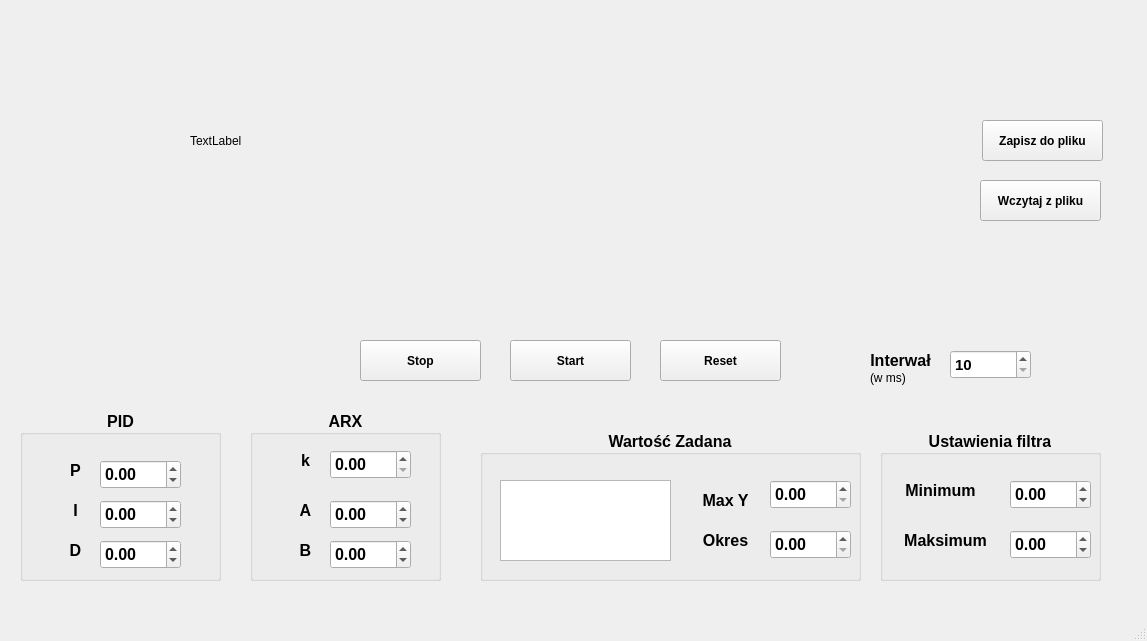
<?xml version="1.0" encoding="UTF-8"?>
<ui version="4.0">
 <class>Symulator</class>
 <widget class="QMainWindow" name="Symulator">
  <property name="geometry">
   <rect>
    <x>0</x>
    <y>0</y>
    <width>1147</width>
    <height>641</height>
   </rect>
  </property>
  <property name="windowTitle">
   <string>Symulator</string>
  </property>
  <widget class="QWidget" name="centralwidget">
   <widget class="QPushButton" name="button_zapisz">
    <property name="geometry">
     <rect>
      <x>982</x>
      <y>120</y>
      <width>121</width>
      <height>41</height>
     </rect>
    </property>
    <property name="font">
     <font>
      <bold>true</bold>
     </font>
    </property>
    <property name="text">
     <string>Zapisz do pliku</string>
    </property>
   </widget>
   <widget class="QPushButton" name="button_wczytaj">
    <property name="geometry">
     <rect>
      <x>980</x>
      <y>180</y>
      <width>121</width>
      <height>41</height>
     </rect>
    </property>
    <property name="font">
     <font>
      <bold>true</bold>
     </font>
    </property>
    <property name="text">
     <string>Wczytaj z pliku</string>
    </property>
   </widget>
   <widget class="QGroupBox" name="groupBox_PID">
    <property name="geometry">
     <rect>
      <x>20</x>
      <y>410</y>
      <width>201</width>
      <height>171</height>
     </rect>
    </property>
    <property name="font">
     <font>
      <pointsize>12</pointsize>
      <bold>true</bold>
     </font>
    </property>
    <property name="title">
     <string>PID</string>
    </property>
    <property name="alignment">
     <set>Qt::AlignCenter</set>
    </property>
    <widget class="QDoubleSpinBox" name="spinbox_D">
     <property name="geometry">
      <rect>
       <x>80</x>
       <y>130</y>
       <width>81</width>
       <height>29</height>
      </rect>
     </property>
     <property name="minimum">
      <double>-99.989999999999995</double>
     </property>
    </widget>
    <widget class="QDoubleSpinBox" name="spinbox_I">
     <property name="geometry">
      <rect>
       <x>80</x>
       <y>90</y>
       <width>81</width>
       <height>29</height>
      </rect>
     </property>
     <property name="minimum">
      <double>-99.989999999999995</double>
     </property>
    </widget>
    <widget class="QLabel" name="label_D">
     <property name="geometry">
      <rect>
       <x>40</x>
       <y>130</y>
       <width>31</width>
       <height>20</height>
      </rect>
     </property>
     <property name="font">
      <font>
       <pointsize>12</pointsize>
       <bold>true</bold>
      </font>
     </property>
     <property name="text">
      <string>D</string>
     </property>
     <property name="textFormat">
      <enum>Qt::AutoText</enum>
     </property>
     <property name="alignment">
      <set>Qt::AlignCenter</set>
     </property>
    </widget>
    <widget class="QLabel" name="label_P">
     <property name="geometry">
      <rect>
       <x>40</x>
       <y>50</y>
       <width>31</width>
       <height>20</height>
      </rect>
     </property>
     <property name="font">
      <font>
       <pointsize>12</pointsize>
       <bold>true</bold>
      </font>
     </property>
     <property name="text">
      <string>P</string>
     </property>
     <property name="textFormat">
      <enum>Qt::AutoText</enum>
     </property>
     <property name="alignment">
      <set>Qt::AlignCenter</set>
     </property>
    </widget>
    <widget class="QLabel" name="label_I">
     <property name="geometry">
      <rect>
       <x>40</x>
       <y>90</y>
       <width>31</width>
       <height>20</height>
      </rect>
     </property>
     <property name="font">
      <font>
       <pointsize>12</pointsize>
       <bold>true</bold>
      </font>
     </property>
     <property name="text">
      <string>I</string>
     </property>
     <property name="textFormat">
      <enum>Qt::AutoText</enum>
     </property>
     <property name="alignment">
      <set>Qt::AlignCenter</set>
     </property>
    </widget>
    <widget class="QDoubleSpinBox" name="spinbox_P">
     <property name="geometry">
      <rect>
       <x>80</x>
       <y>50</y>
       <width>81</width>
       <height>29</height>
      </rect>
     </property>
     <property name="minimum">
      <double>-99.989999999999995</double>
     </property>
    </widget>
   </widget>
   <widget class="QGroupBox" name="groupBox_ARX">
    <property name="geometry">
     <rect>
      <x>250</x>
      <y>410</y>
      <width>191</width>
      <height>171</height>
     </rect>
    </property>
    <property name="font">
     <font>
      <pointsize>12</pointsize>
      <bold>true</bold>
     </font>
    </property>
    <property name="title">
     <string>ARX</string>
    </property>
    <property name="alignment">
     <set>Qt::AlignCenter</set>
    </property>
    <widget class="QDoubleSpinBox" name="spinbox_B">
     <property name="geometry">
      <rect>
       <x>80</x>
       <y>130</y>
       <width>81</width>
       <height>29</height>
      </rect>
     </property>
     <property name="minimum">
      <double>-99.989999999999995</double>
     </property>
    </widget>
    <widget class="QLabel" name="label_A">
     <property name="geometry">
      <rect>
       <x>40</x>
       <y>90</y>
       <width>31</width>
       <height>20</height>
      </rect>
     </property>
     <property name="font">
      <font>
       <pointsize>12</pointsize>
       <bold>true</bold>
      </font>
     </property>
     <property name="text">
      <string>A</string>
     </property>
     <property name="textFormat">
      <enum>Qt::AutoText</enum>
     </property>
     <property name="alignment">
      <set>Qt::AlignCenter</set>
     </property>
    </widget>
    <widget class="QLabel" name="label_k">
     <property name="geometry">
      <rect>
       <x>40</x>
       <y>40</y>
       <width>31</width>
       <height>20</height>
      </rect>
     </property>
     <property name="font">
      <font>
       <pointsize>12</pointsize>
       <bold>true</bold>
      </font>
     </property>
     <property name="text">
      <string>k</string>
     </property>
     <property name="textFormat">
      <enum>Qt::AutoText</enum>
     </property>
     <property name="alignment">
      <set>Qt::AlignCenter</set>
     </property>
    </widget>
    <widget class="QDoubleSpinBox" name="spinbox_A">
     <property name="geometry">
      <rect>
       <x>80</x>
       <y>90</y>
       <width>81</width>
       <height>29</height>
      </rect>
     </property>
     <property name="minimum">
      <double>-99.989999999999995</double>
     </property>
    </widget>
    <widget class="QLabel" name="label_B">
     <property name="geometry">
      <rect>
       <x>40</x>
       <y>130</y>
       <width>31</width>
       <height>20</height>
      </rect>
     </property>
     <property name="font">
      <font>
       <pointsize>12</pointsize>
       <bold>true</bold>
      </font>
     </property>
     <property name="text">
      <string>B</string>
     </property>
     <property name="textFormat">
      <enum>Qt::AutoText</enum>
     </property>
     <property name="alignment">
      <set>Qt::AlignCenter</set>
     </property>
    </widget>
    <widget class="QDoubleSpinBox" name="spinbox_k">
     <property name="geometry">
      <rect>
       <x>80</x>
       <y>40</y>
       <width>81</width>
       <height>29</height>
      </rect>
     </property>
    </widget>
   </widget>
   <widget class="QGroupBox" name="groupBox_WartoscZadana">
    <property name="geometry">
     <rect>
      <x>480</x>
      <y>430</y>
      <width>381</width>
      <height>151</height>
     </rect>
    </property>
    <property name="font">
     <font>
      <pointsize>12</pointsize>
      <bold>true</bold>
     </font>
    </property>
    <property name="title">
     <string>Wartość Zadana</string>
    </property>
    <property name="alignment">
     <set>Qt::AlignCenter</set>
    </property>
    <widget class="QListWidget" name="list_WartoscZadana">
     <property name="geometry">
      <rect>
       <x>20</x>
       <y>50</y>
       <width>171</width>
       <height>81</height>
      </rect>
     </property>
     <property name="layoutDirection">
      <enum>Qt::LeftToRight</enum>
     </property>
    </widget>
    <widget class="QLabel" name="label_maksimumY">
     <property name="geometry">
      <rect>
       <x>210</x>
       <y>60</y>
       <width>71</width>
       <height>20</height>
      </rect>
     </property>
     <property name="font">
      <font>
       <pointsize>12</pointsize>
       <bold>true</bold>
      </font>
     </property>
     <property name="text">
      <string>Max Y</string>
     </property>
     <property name="textFormat">
      <enum>Qt::AutoText</enum>
     </property>
     <property name="alignment">
      <set>Qt::AlignCenter</set>
     </property>
    </widget>
    <widget class="QDoubleSpinBox" name="spinbox_maksimumY">
     <property name="geometry">
      <rect>
       <x>290</x>
       <y>50</y>
       <width>81</width>
       <height>29</height>
      </rect>
     </property>
    </widget>
    <widget class="QLabel" name="label_okres">
     <property name="geometry">
      <rect>
       <x>210</x>
       <y>100</y>
       <width>71</width>
       <height>20</height>
      </rect>
     </property>
     <property name="font">
      <font>
       <pointsize>12</pointsize>
       <bold>true</bold>
      </font>
     </property>
     <property name="text">
      <string>Okres</string>
     </property>
     <property name="textFormat">
      <enum>Qt::AutoText</enum>
     </property>
     <property name="alignment">
      <set>Qt::AlignCenter</set>
     </property>
    </widget>
    <widget class="QDoubleSpinBox" name="spinbox_okres">
     <property name="geometry">
      <rect>
       <x>290</x>
       <y>100</y>
       <width>81</width>
       <height>29</height>
      </rect>
     </property>
    </widget>
   </widget>
   <widget class="QGroupBox" name="groupBox_UstawieniaFiltra">
    <property name="geometry">
     <rect>
      <x>880</x>
      <y>430</y>
      <width>221</width>
      <height>151</height>
     </rect>
    </property>
    <property name="font">
     <font>
      <pointsize>12</pointsize>
      <bold>true</bold>
     </font>
    </property>
    <property name="title">
     <string>Ustawienia filtra</string>
    </property>
    <property name="alignment">
     <set>Qt::AlignCenter</set>
    </property>
    <widget class="QDoubleSpinBox" name="spinbox_maksimum">
     <property name="geometry">
      <rect>
       <x>130</x>
       <y>100</y>
       <width>81</width>
       <height>29</height>
      </rect>
     </property>
     <property name="minimum">
      <double>-99.989999999999995</double>
     </property>
    </widget>
    <widget class="QLabel" name="label_minimum">
     <property name="geometry">
      <rect>
       <x>10</x>
       <y>50</y>
       <width>101</width>
       <height>20</height>
      </rect>
     </property>
     <property name="font">
      <font>
       <pointsize>12</pointsize>
       <bold>true</bold>
      </font>
     </property>
     <property name="text">
      <string>Minimum</string>
     </property>
     <property name="textFormat">
      <enum>Qt::AutoText</enum>
     </property>
     <property name="alignment">
      <set>Qt::AlignCenter</set>
     </property>
    </widget>
    <widget class="QDoubleSpinBox" name="spinbox_minimum">
     <property name="geometry">
      <rect>
       <x>130</x>
       <y>50</y>
       <width>81</width>
       <height>29</height>
      </rect>
     </property>
     <property name="minimum">
      <double>-99.989999999999995</double>
     </property>
    </widget>
    <widget class="QLabel" name="label_maksimum">
     <property name="geometry">
      <rect>
       <x>10</x>
       <y>100</y>
       <width>111</width>
       <height>20</height>
      </rect>
     </property>
     <property name="font">
      <font>
       <pointsize>12</pointsize>
       <bold>true</bold>
      </font>
     </property>
     <property name="text">
      <string>Maksimum</string>
     </property>
     <property name="textFormat">
      <enum>Qt::AutoText</enum>
     </property>
     <property name="alignment">
      <set>Qt::AlignCenter</set>
     </property>
    </widget>
   </widget>
   <widget class="QPushButton" name="button_start">
    <property name="geometry">
     <rect>
      <x>510</x>
      <y>340</y>
      <width>121</width>
      <height>41</height>
     </rect>
    </property>
    <property name="font">
     <font>
      <bold>true</bold>
     </font>
    </property>
    <property name="text">
     <string>Start</string>
    </property>
   </widget>
   <widget class="QPushButton" name="button_reset">
    <property name="geometry">
     <rect>
      <x>660</x>
      <y>340</y>
      <width>121</width>
      <height>41</height>
     </rect>
    </property>
    <property name="font">
     <font>
      <bold>true</bold>
     </font>
    </property>
    <property name="text">
     <string>Reset</string>
    </property>
   </widget>
   <widget class="QLabel" name="label_wartosc">
    <property name="geometry">
     <rect>
      <x>190</x>
      <y>110</y>
      <width>261</width>
      <height>61</height>
     </rect>
    </property>
    <property name="text">
     <string>TextLabel</string>
    </property>
   </widget>
   <widget class="QPushButton" name="button_stop">
    <property name="geometry">
     <rect>
      <x>360</x>
      <y>340</y>
      <width>121</width>
      <height>41</height>
     </rect>
    </property>
    <property name="font">
     <font>
      <bold>true</bold>
     </font>
    </property>
    <property name="text">
     <string>Stop</string>
    </property>
   </widget>
   <widget class="QLabel" name="label_interval">
    <property name="geometry">
     <rect>
      <x>850</x>
      <y>350</y>
      <width>101</width>
      <height>20</height>
     </rect>
    </property>
    <property name="font">
     <font>
      <pointsize>12</pointsize>
      <bold>true</bold>
     </font>
    </property>
    <property name="text">
     <string>Interwał</string>
    </property>
    <property name="textFormat">
     <enum>Qt::AutoText</enum>
    </property>
    <property name="alignment">
     <set>Qt::AlignCenter</set>
    </property>
   </widget>
   <widget class="QDoubleSpinBox" name="spinbox_interval">
    <property name="geometry">
     <rect>
      <x>950</x>
      <y>350</y>
      <width>81</width>
      <height>29</height>
     </rect>
    </property>
    <property name="font">
     <font>
      <pointsize>11</pointsize>
      <bold>true</bold>
     </font>
    </property>
    <property name="decimals">
     <number>0</number>
    </property>
    <property name="minimum">
     <double>10.000000000000000</double>
    </property>
    <property name="maximum">
     <double>10000.000000000000000</double>
    </property>
   </widget>
   <widget class="QLabel" name="label_ms">
    <property name="geometry">
     <rect>
      <x>870</x>
      <y>370</y>
      <width>49</width>
      <height>16</height>
     </rect>
    </property>
    <property name="text">
     <string>(w ms)</string>
    </property>
   </widget>
  </widget>
  <widget class="QMenuBar" name="menubar">
   <property name="geometry">
    <rect>
     <x>0</x>
     <y>0</y>
     <width>1147</width>
     <height>21</height>
    </rect>
   </property>
  </widget>
  <widget class="QStatusBar" name="statusbar"/>
 </widget>
 <resources/>
 <connections/>
</ui>
